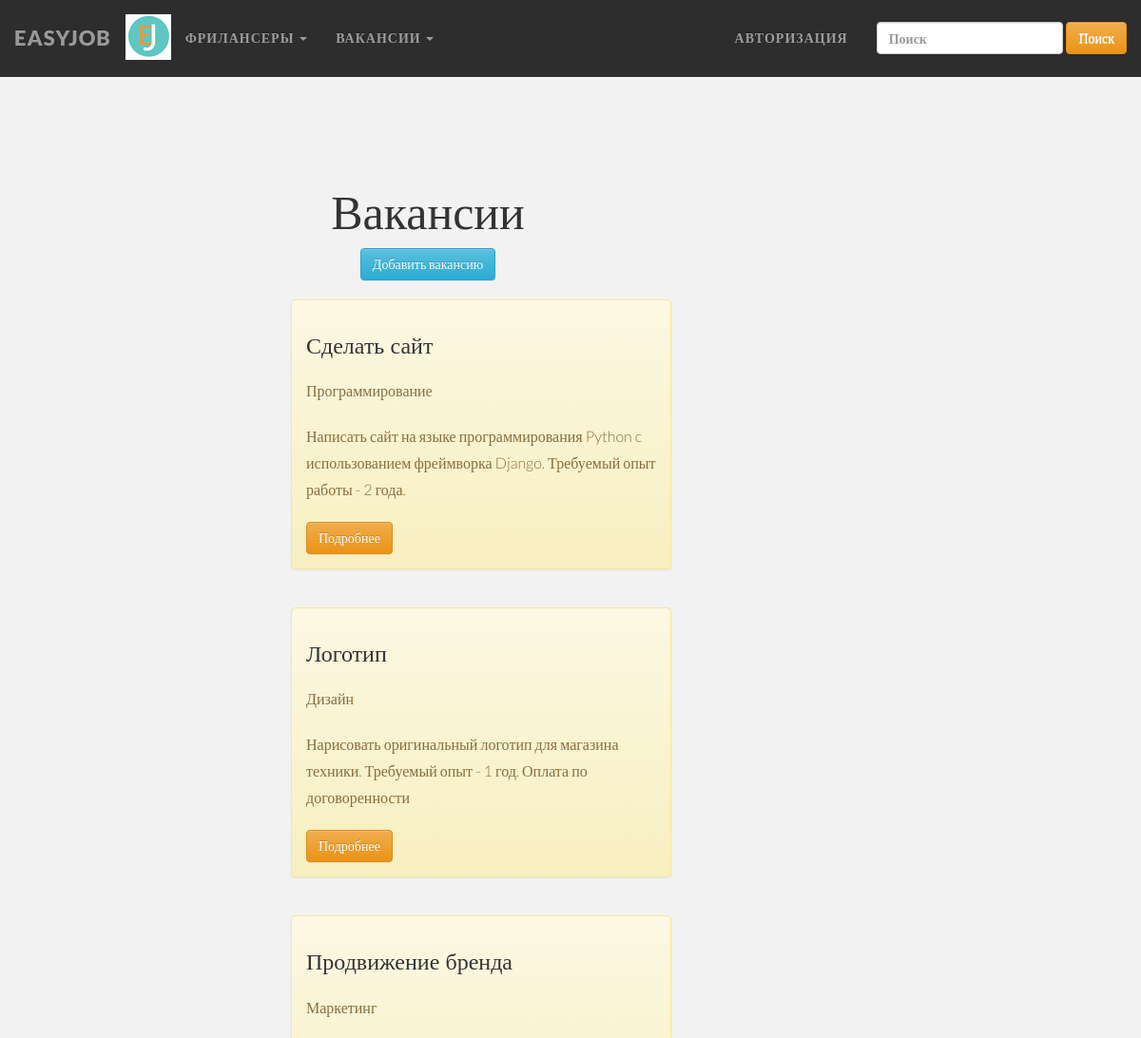
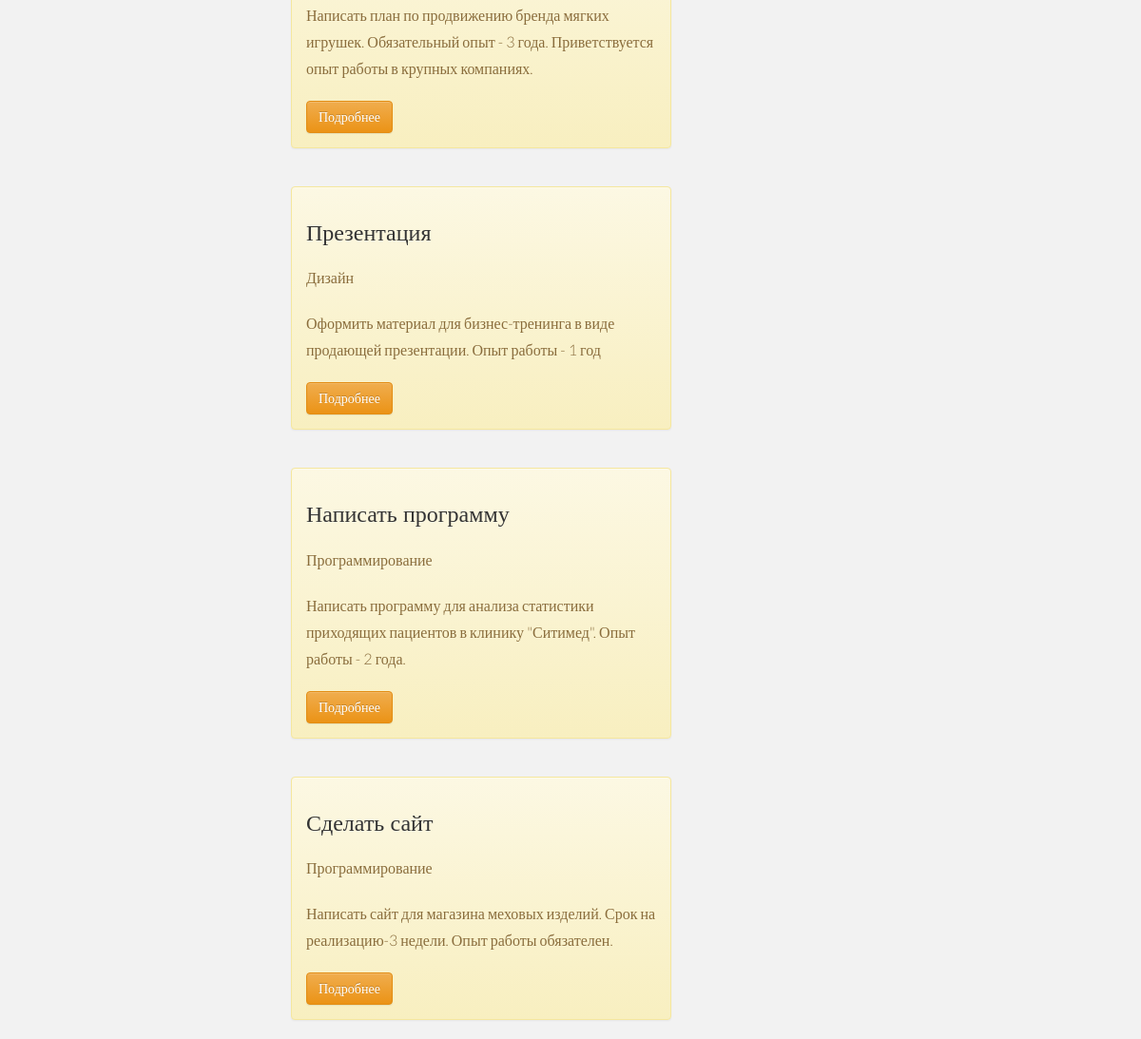
Page /vacancies/ on the committed database (2 pictures, top to bottom).
### vacancies/models.py (models this page shows, shortened)
class Vaсancii(models.Model):
    title_vacancii = models.CharField(max_length=50, verbose_name='Наименование')
    sphere = models.CharField(max_length=20, verbose_name='Сфера')
    about_vacancii = models.TextField(blank=True, verbose_name='О вакансии')
    time_create = models.DateTimeField(verbose_name='Дата публикации')
    class Meta:
        verbose_name = 'Вакансия'
        verbose_name_plural = 'Вакансии'

### vacancies/views.py (the view)
# urls.py: path('', views.vacancies_home, name='vacancies_home'),
def vacancies_home(request):
    vacancii = Vaсancii.objects.all()
    return render(request, 'vacancies/vacancies_home.html', {'vacancii': vacancii})

### vacancies/templates/vacancies/vacancies_home.html (shortened to what this page needs)
{% extends 'mainapp/layout.html' %}
{% load static %}
{% block content %}
    <br><br>
    <div class="features">
    <h1>Вакансии</h1>
        <a href="{% url 'add_vacancii' %}"><button class="btn btn-info">Добавить вакансию</button></a>
    {% if vacancii %}
    {% for el in vacancii %}
        <div class="alert alert-warning">
        <h3>{{ el.title_vacancii }}</h3>
            <p>{{ el.sphere }}</p>
            <p>{{ el.about_vacancii }}</p>
            <a href="{% url 'vacancii-detail' el.id %}" class="btn btn-warning">Подробнее</a>
        </div>
    {% endfor %}
    {% else %}
    <p>Активных вакансий нет</p>
    {% endif %}
    </div>
{% endblock %}

### mainapp/templates/mainapp/layout.html (shortened to what this page needs)
{% load static %}
<!DOCTYPE html>
<html lang="en">
<head>
    <link rel="stylesheet" href="https://cdn.jsdelivr.net/npm/bootstrap@3.3.7/dist/css/bootstrap.min.css"
>
    <link rel="stylesheet" href="https://cdn.jsdelivr.net/npm/bootstrap@3.3.7/dist/css/bootstrap-theme.min.css"
>
    <link rel="stylesheet" href="/static/mainapp/css/mainapp.css">
</head>
<body>
    <nav class="navbar navbar-inverse navbar-fixed-top" role="navigation">
        <div class="container-fluid">
          <div class="navbar-header">
                <img src="{% static 'mainapp/img/favicon/favicon.ico' %}" alt="Лого" class="d-inline-block align-top">
            <a class="navbar-brand" href="{% url 'home' %}">EASYJOB</a>
              </div>
          <div class="collapse navbar-collapse" id="menu">
            <ul class="nav navbar-nav">
              <li class="dropdown">
                <a href="#" class="dropdown-toggle" data-toggle="dropdown">Фрилансеры <b class="caret"></b></a>
              </li>
              <li class="dropdown">
                <a href="#" class="dropdown-toggle" data-toggle="dropdown">Вакансии <b class="caret"></b></a>
              </li>
            </ul>
            <form class="navbar-form navbar-right" role="search">
              <div class="form-group">
                <input type="text" class="form-control" placeholder="Поиск">
              </div>
              <button type="submit" class="btn btn-default btn-warning">Поиск</button>
            </form>
            <ul class="nav navbar-nav navbar-right">
              <li class="dropdown">
                <a href="#" class="dropdown-toggle" data-toggle="dropdown">Авторизация </a>
              </li>
            </ul>
          </div>
        </div>
      </nav>
<main>{% block content %}
{% endblock %}</main>
</body>
</html>

### static/mainapp/css/mainapp.css (style rules this page uses)
body { background-color: #f2f2f2; font-family: "Lato"; font-weight: 300; font-size:16px; color: #555; -webkit-font-smoothing: antialiased; -webkit-overflow-scrolling: touch; margin-top:30px; }
h1,h2,h3,h4,h5,h6 { font-family: "Raleway"; font-weight: 300; color: #333; }
p { line-height: 28px; margin-bottom: 25px; }
a { color: #f85c37; }
.navbar { font-weight: 800; font-size: 14px; padding-top: 15px; padding-bottom: 15px; text-transform: uppercase; letter-spacing: 1px; -webkit-backdrop-filter: blur(8px); backdrop-filter: blur(8px); }
.navbar-inverse { background: #2d2d2d; border-color: #2d2d2d; color: #f85c37; }
.navbar-inverse .navbar-brand { color: #999; font-weight: bolder; font-size: 22px; letter-spacing: 1px; }
main .features { float:left; color: white; margin-top: 100px; text-align: center; width: 75%; }
main .features h1 { font-size: 50px; }
main .features p { max-width: 400px; margin: 20px auto }
.alert-warning { float: left; clear: both; width: 400px; margin: 20px 34%; text-align: left; }
form { margin-left: 32%; width: 500px; margin-top: 50px; }

### rows in the picture
Vaсancii: title_vacancii "Сделать сайт", sphere "Программирование", about_vacancii "Написать сайт на языке программирования Python c использованием фреймворка Django. Требуемый опыт работы - 2 года."
Vaсancii: title_vacancii "Логотип", sphere "Дизайн", about_vacancii "Нарисовать оригинальный логотип для магазина техники. Требуемый опыт - 1 год. Оплата по договоренности"
Vaсancii: title_vacancii "Продвижение бренда", sphere "Маркетинг", about_vacancii "Написать план по продвижению бренда мягких игрушек. Обязательный опыт - 3 года. Приветствуется опыт работы в крупных компаниях."
Vaсancii: title_vacancii "Презентация", sphere "Дизайн", about_vacancii "Оформить материал для бизнес-тренинга в виде продающей презентации. Опыт работы - 1 год"
Vaсancii: title_vacancii "Написать программу", sphere "Программирование", about_vacancii "Написать программу для анализа статистики приходящих пациентов в клинику \"Ситимед\". Опыт работы - 2 года."
Vaсancii: title_vacancii "Сделать сайт", sphere "Программирование", about_vacancii "Написать сайт для магазина меховых изделий. Срок на реализацию-3 недели. Опыт работы обязателен."
